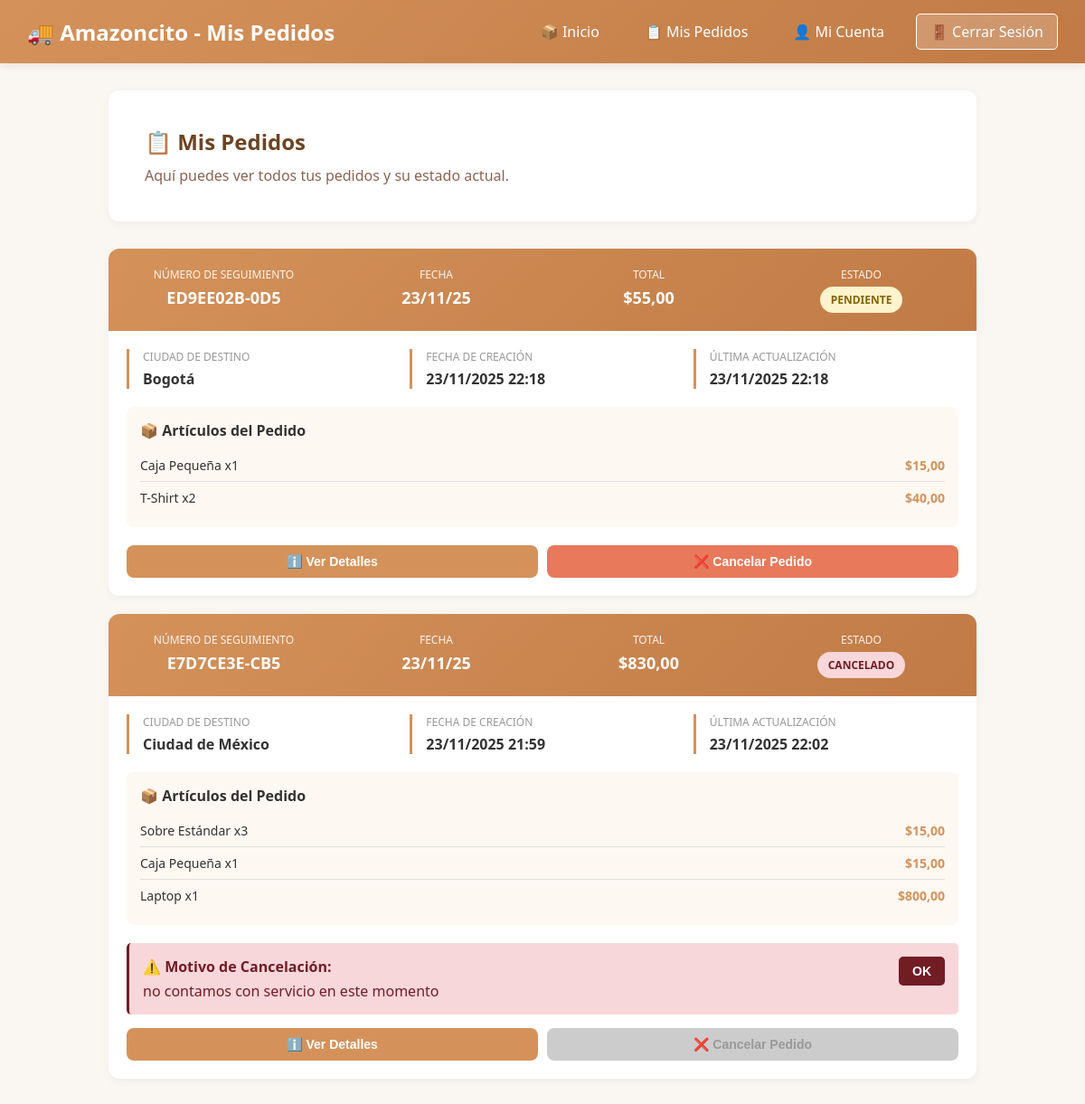
/client/orders/ (signed in), run on an earlier commit of the app's database.
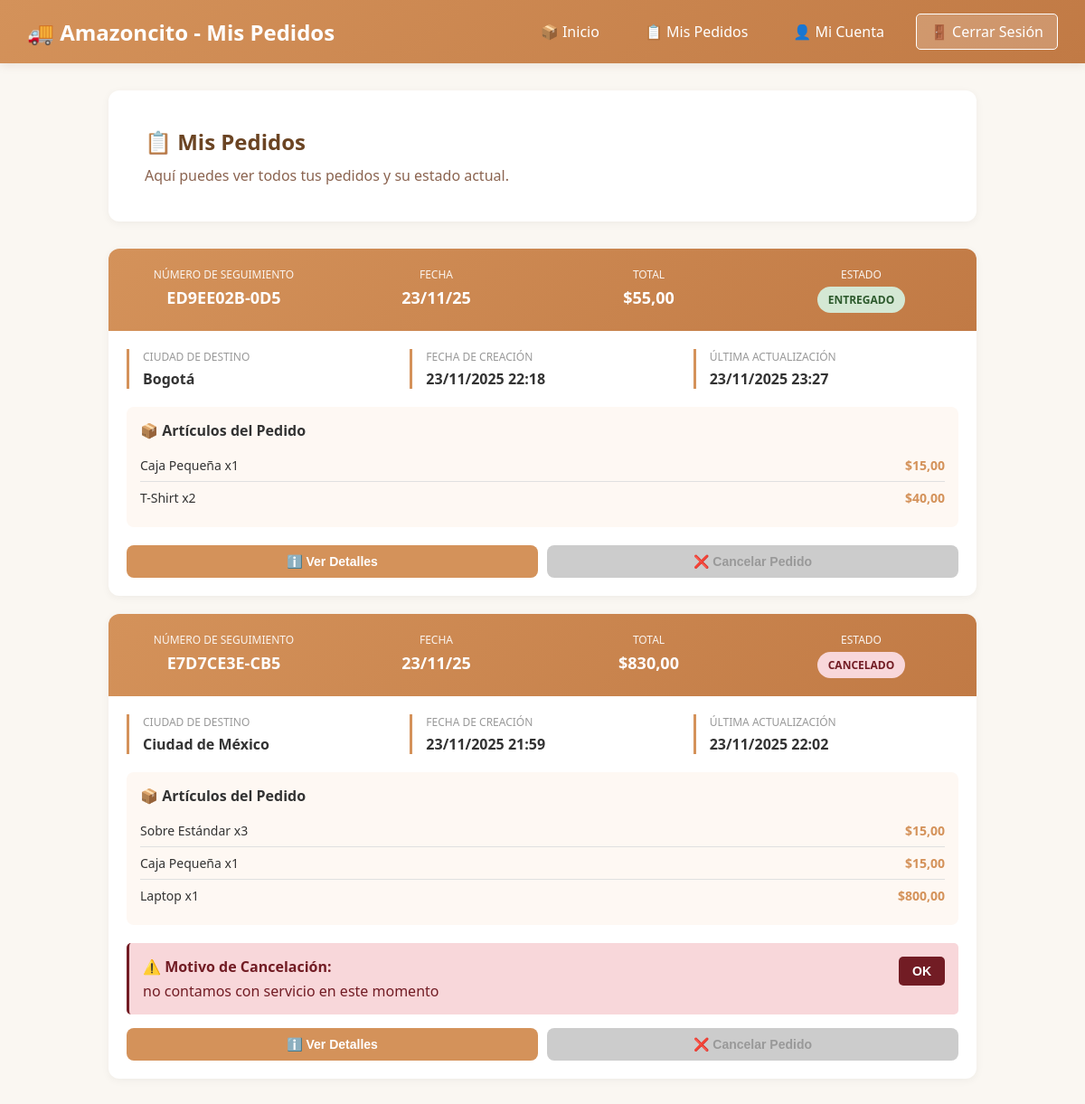
And on a later commit of the database.
### amazoncito/models.py (models this page shows, shortened)
class Order(models.Model):
    STATUS_CHOICES = [
        ('pendiente', 'Pendiente'),
        ('procesando', 'Procesando'),
        ('enviado', 'Enviado'),
        ('entregado', 'Entregado'),
        ('cancelado', 'Cancelado'),
    ]
    user = models.ForeignKey(User, on_delete=models.CASCADE, related_name='orders')
    products = models.ManyToManyField(Product, through='OrderItem')
    status = models.CharField(max_length=20, choices=STATUS_CHOICES, default='pendiente')
    destination_city = models.CharField(max_length=100)
    tracking_number = models.CharField(max_length=50, unique=True)
    total_price = models.DecimalField(max_digits=10, decimal_places=2, default=0)
    created_at = models.DateTimeField(auto_now_add=True)
    updated_at = models.DateTimeField(auto_now=True)
    cancellation_message = models.TextField(blank=True, null=True)

### amazoncito/views.py (the view, shortened to what this page needs)
# urls.py: path('client/orders/', views.client_orders, name='client_orders'),
@login_required(login_url='login')
def client_orders(request):
    orders = Order.objects.filter(user=request.user).order_by('-created_at')
    for order in orders:
        notifications = NotificationMessage.objects.filter(order=order, user=request.user, is_read=False)
        for notif in notifications:
            notif.is_read = True
            notif.save()
    orders = Order.objects.filter(user=request.user).order_by('-created_at')
    context = {'orders': orders}
    return render(request, 'client/orders.html', context)

### amazoncito/templates/client/orders.html (shortened to what the changed rows need)
<!DOCTYPE html>
<html lang="es">
<head>
</head>
<body>
    <nav>
        <h1>🚚 Amazoncito - Mis Pedidos</h1>
    </nav>
    <div class="container">
        <div class="header">
            <h2>📋 Mis Pedidos</h2>
        </div>
        {% if orders %}
            <div class="orders-list">
                {% for order in orders %}
                    <div class="order-card">
                        <div class="order-header">
                            <div class="order-header-item">
                                <div class="order-header-label">Número de Seguimiento</div>
                                <div class="order-header-value">{{ order.tracking_number }}</div>
                            </div>
                            <div class="order-header-item">
                                <div class="order-header-label">Fecha</div>
                                <div class="order-header-value">{{ order.created_at|date:"d/m/y" }}</div>
                            </div>
                            <div class="order-header-item">
                                <div class="order-header-label">Total</div>
                                <div class="order-header-value">${{ order.total_price }}</div>
                            </div>
                            <div class="order-header-item">
                                <div class="order-header-label">Estado</div>
                                <div class="order-status status-{{ order.status }}">
                                    {{ order.get_status_display }}
                                </div>
                            </div>
                        </div>
                        <div class="order-body">
                            <div class="order-info">
                                <div class="info-item">
                                    <div class="info-label">Ciudad de Destino</div>
                                    <div class="info-value">{{ order.destination_city }}</div>
                                </div>
                                <div class="info-item">
                                    <div class="info-label">Fecha de Creación</div>
                                    <div class="info-value">{{ order.created_at|date:"d/m/Y H:i" }}</div>
                                </div>
                                <div class="info-item">
                                    <div class="info-label">Última Actualización</div>
                                    <div class="info-value">{{ order.updated_at|date:"d/m/Y H:i" }}</div>
                                </div>
                            </div>
                            <div class="order-items">
                                <h4>📦 Artículos del Pedido</h4>
                                {% for item in order.items.all %}
                                    <div class="order-item">
                                        <span class="item-name">{{ item.product.name }} x{{ item.quantity }}</span>
                                        <span class="item-price">${{ item.price }}</span>
                                    </div>
                                {% endfor %}
                            </div>
                            <div class="order-actions">
                                {% if order.status not in 'entregado,cancelado' %}
                                    <button class="btn-info" onclick="viewOrderDetails({{ order.id }})">ℹ️ Ver Detalles</button>
                                    <button class="btn-cancel" onclick="openCancelModal({{ order.id }})">❌ Cancelar Pedido</button>
                                {% else %}
                                    <button class="btn-info" onclick="viewOrderDetails({{ order.id }})">ℹ️ Ver Detalles</button>
                                    <button class="btn-info btn-disabled" disabled>❌ Cancelar Pedido</button>
                                {% endif %}
                            </div>
                        </div>
                    </div>
                {% endfor %}
            </div>
        {% else %}
            <div class="empty-state">
                <h3>📭 No tienes pedidos</h3>
                <p>Comienza a realizar compras y crea tus primeros pedidos.</p>
                <a href="{% url 'create_order' %}" class="btn-create">➕ Crear Nuevo Pedido</a>
            </div>
        {% endif %}
    </div>
</body>
</html>

What changed in the data, as far as the page shows it:
changed Order "ED9EE02B-0D5": status "PENDIENTE" → "ENTREGADO"; updated_at "23/11/2025 22:18" → "23/11/2025 23:27"
